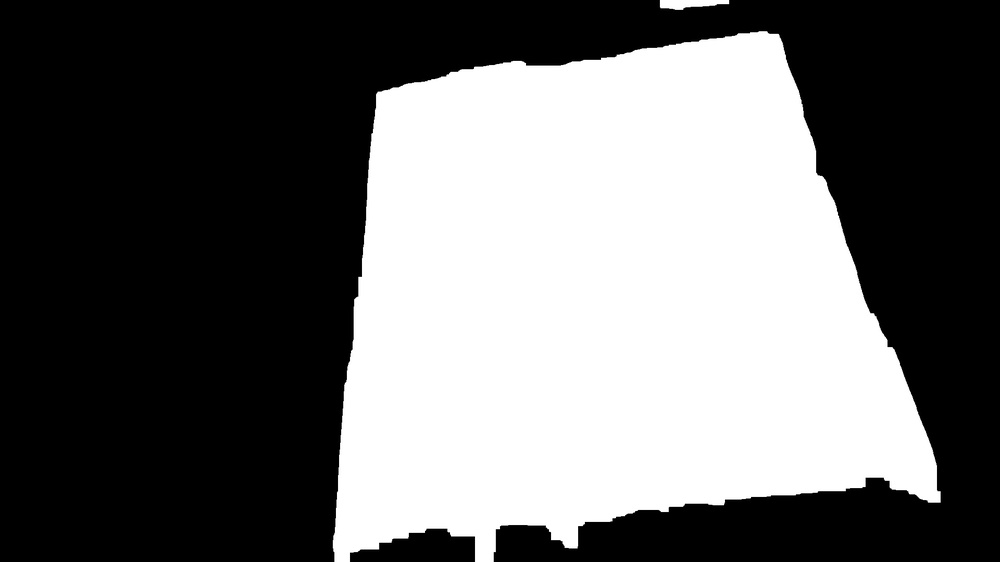
#> input picture up/img_close1.jpg, 1000 x 562 px, shrunk from 1920 x 1080 before the run
$ python '2.去除孤立的模块.py'
#> lines starting #> are read from the running program, lines starting #| are printed output that depends on the picture; after the words box and inside, x2 and y2 are one past the last pixel; in counts of white or black regions, pixels touching at a corner belong together
import numpy as np
import cv2 as cv

# 加载图片
img = cv.imread("img_close1.jpg")
#> img is the input picture: shape (562, 1000, 3); min 0, max 255, mean 106.2
# 灰度化
img_gray = cv.cvtColor(img, cv.COLOR_BGR2GRAY)
# 二值化
ret, thresh = cv.threshold(img_gray, 127, 255, cv.THRESH_BINARY)
#> thresh: shape (562, 1000); 41.7% white; 2 white regions, box (x1, y1, x2, y2) and area: (333, 31, 941, 562) 233623, (660, 0, 729, 10) 480
# 寻找连通域
num_labels, labels, stats, centroids = cv.connectedComponentsWithStats(thresh, connectivity=8)
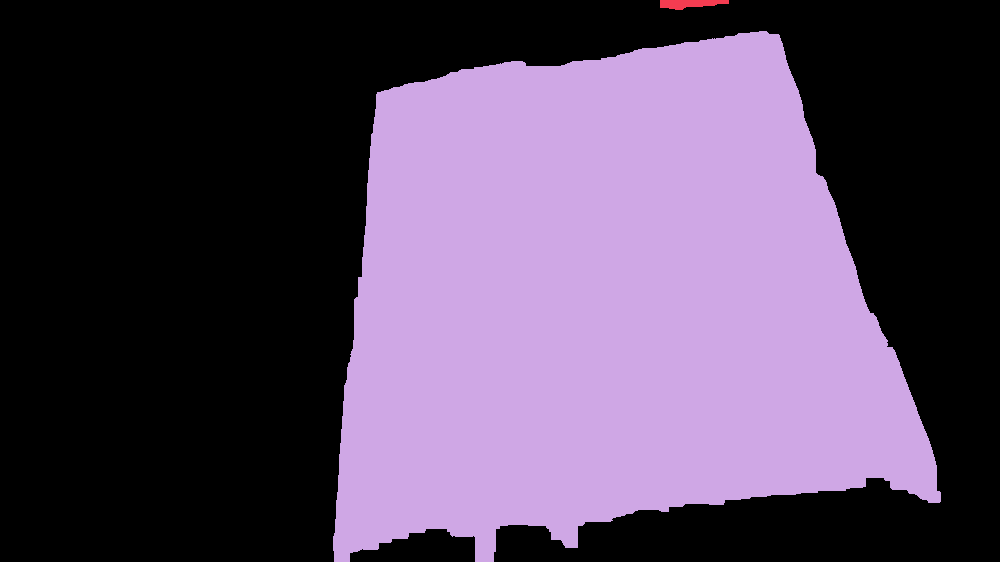
#> labels: shape (562, 1000) int32; 3 distinct labels, from 0 to 2; one colour per label, 0 black
#> num_labels = 3; stats = [[0, 0, 1000, 562, 327897], [660, 0, 69, 10, 480], [333, 31, 608, 531, 233623]]; centroids = [[422.2, 264.5], [689.3, 3.23], [607.6, 303.5]]

# 计算平均面积
areas = list()
for i in range(num_labels):
    areas.append(stats[i][-1])
    print("轮廓%d的面积:%d" % (i, stats[i][-1]))
#> this loop made 3 passes
#| 轮廓0的面积:327897
#| 轮廓1的面积:480
#| 轮廓2的面积:233623
#> after the loop, areas = [327897, 480, 233623]

area_avg = np.average(areas[1:-1])
#> area_avg = 480
print("轮廓平均面积:", area_avg)
#| 轮廓平均面积: 480.0

# 筛选超过平均面积的连通域
image_filtered = np.zeros_like(img)
for (i, label) in enumerate(np.unique(labels)):
    # 如果是背景，忽略
    if label == 0:
        continue
    if stats[i][-1] > area_avg :
        image_filtered[labels == i] = 255
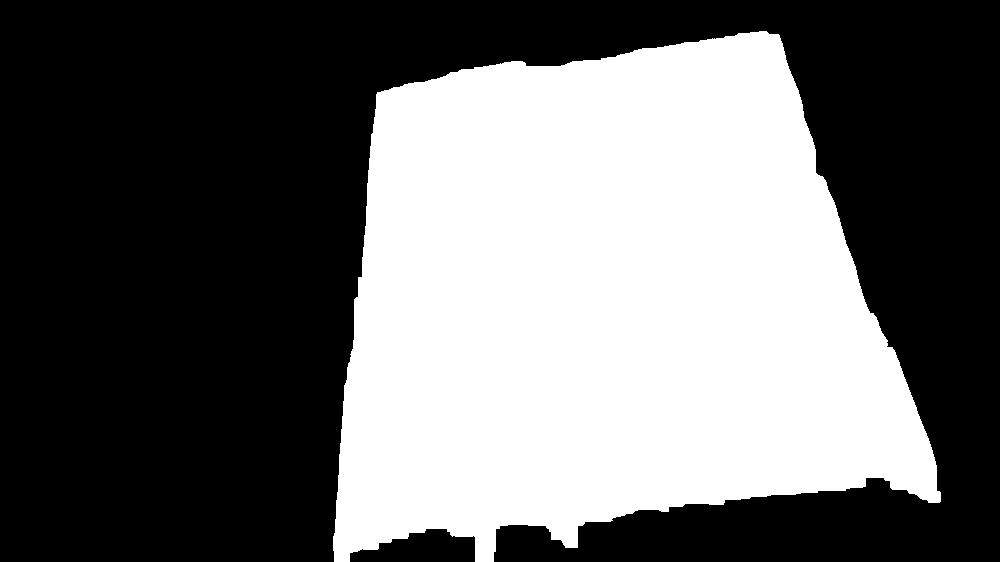
#> image_filtered: shape (562, 1000, 3); 41.6% white; 1 white region, box (x1, y1, x2, y2) and area: (333, 31, 941, 562) 233623

cv.imshow("image_filtered", image_filtered)
cv.imshow("img", img)
cv.waitKey()
cv.destroyAllWindows()

$ run again, with up/boundary.jpg copied over up/img_close1.jpg
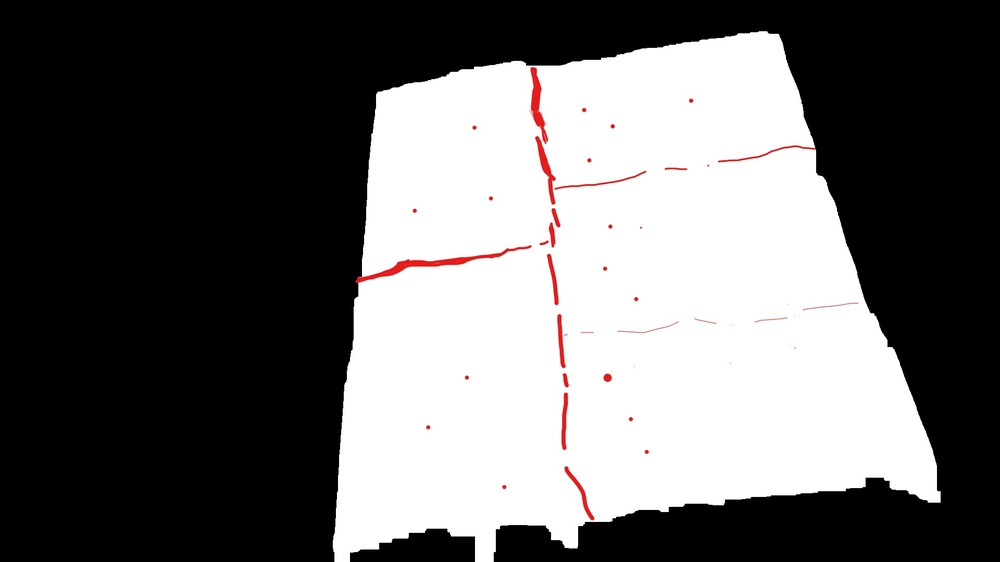
#> input picture up/boundary.jpg, 1000 x 562 px, shrunk from 1920 x 1080 before the run
#> img is the input picture: shape (562, 1000, 3); mean B, G, R 104.4, 104.5, 105.6
#> `ret, thresh = cv.threshold(img_gray, 127, 255, cv.THRESH_BINARY)`:
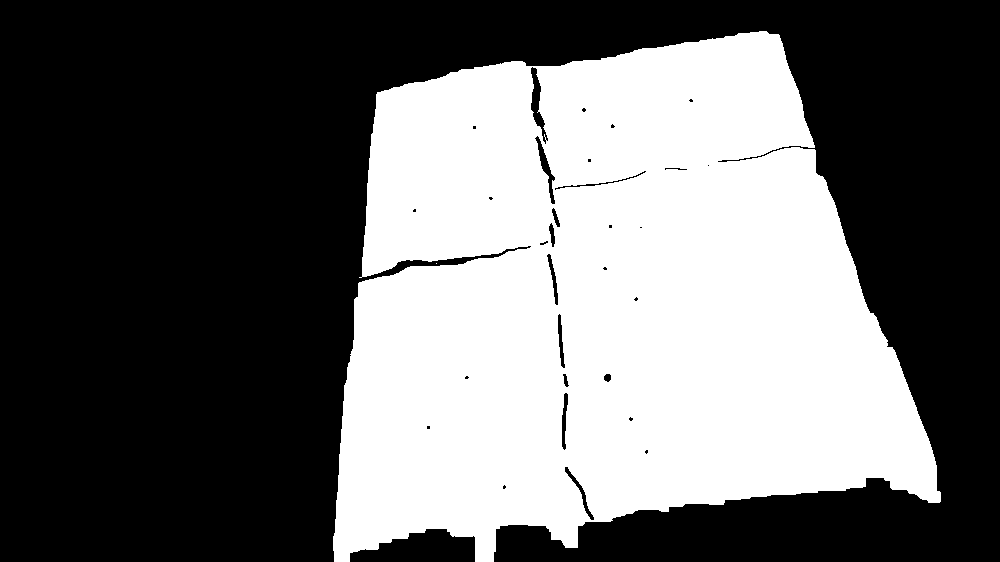
#> thresh: shape (562, 1000); 41% white; 2 white regions (1 under 20 px), largest, box (x1, y1, x2, y2) and area: (333, 31, 941, 562) 230586
#> `num_labels, labels, stats, centroids = cv.connectedComponentsWithStats..`:
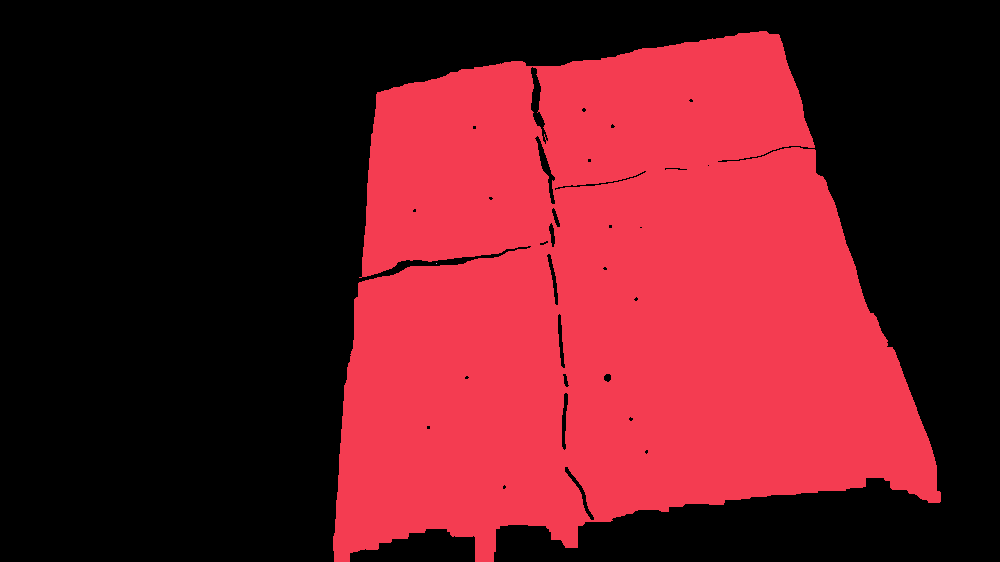
#> labels: shape (562, 1000) int32; 3 distinct labels, from 0 to 2; one colour per label, 0 black
#> num_labels = 3; stats = [[0, 0, 1000, 562, 331413], [333, 31, 608, 531, 230586], [436, 263, 1, 1, 1]]; centroids = [[423.6, 264.1], [608.5, 304.1], [436, 263]]
#> the loop `for i in range(num_labels):` made 3 passes
#| 轮廓0的面积:331413
#| 轮廓1的面积:230586
#| 轮廓2的面积:1
#> after the loop `for i in range(num_labels):`: areas = [331413, 230586, 1]
#> area_avg = 230586
#| 轮廓平均面积: 230586.0
#> the loop `for (i, label) in enumerate(np.unique(labels)):` made 3 passes
